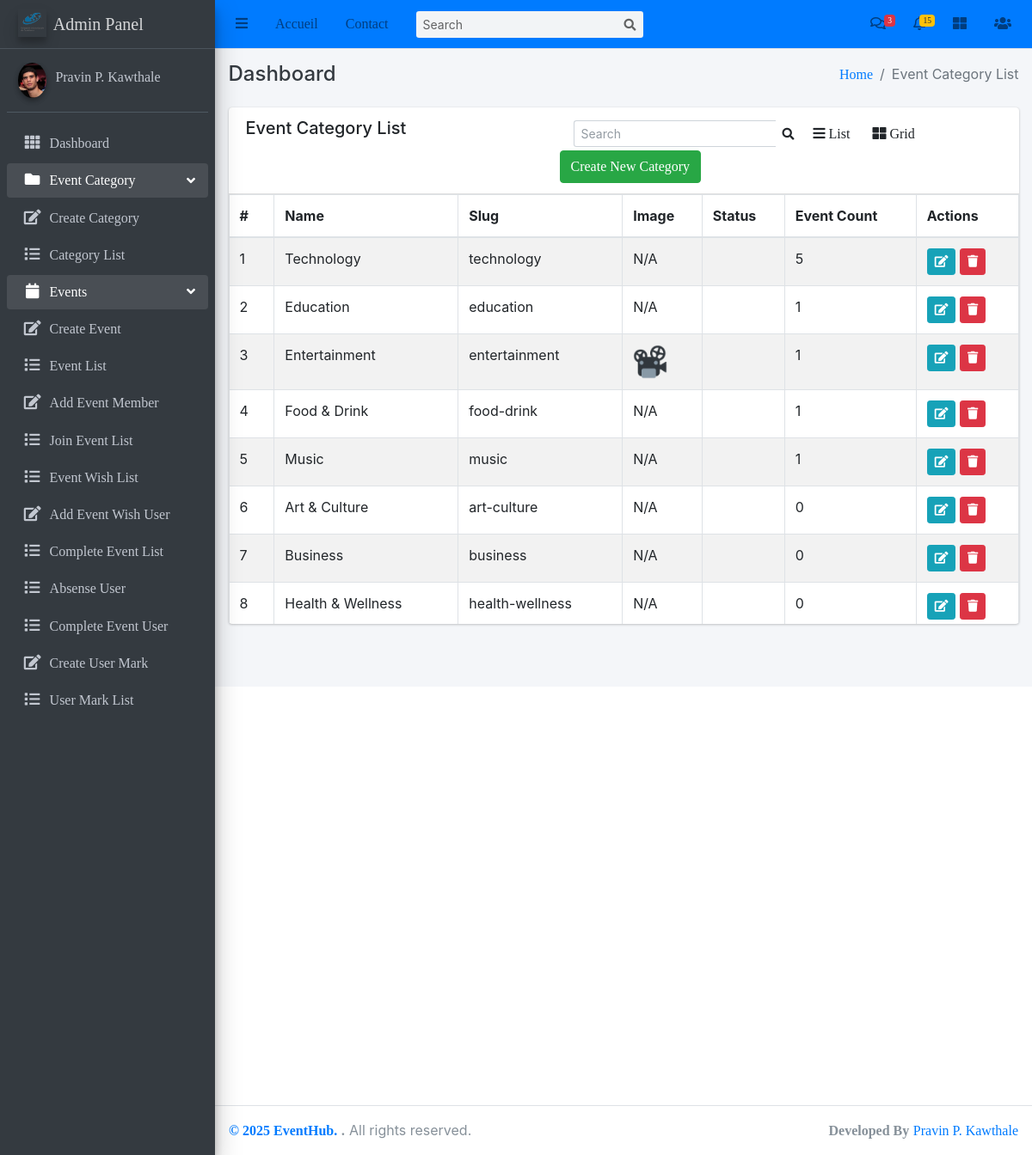
/Events/categories/, run on the app's committed database.
### Event/models.py (models this page shows, shortened)
class Category(models.Model):
    name = models.CharField(max_length=100, unique=True)
    description = models.TextField(blank=True)
    slug = models.SlugField(unique=True, blank=True)
    favicon = models.ImageField(upload_to='category_favicons/', null=True, blank=True)

### Event/views.py (the view)
# urls.py: path('categories/', views.CategoryList.as_view(), name='category_list'),
class CategoryList(ListView):
    model=Category
    template_name='Event/category_list.html'
    context_object_name='categories'
    def get_queryset(self):
        return Category.objects.annotate(
            event_count=Count('events')  # renamed from popularity
        ).order_by('-event_count')

### templates/Event/category_list.html (shortened to what this page needs)
{% extends 'base/base.html' %}
{% block breadcrumb %}Event Category List{% endblock breadcrumb %}
{% block content %}
<div class="row">
    <div class="col-md-12">
        <div class="card">
            <div class="card-header">
                <div class="row">
                    <div class="col-md-5">
                        <h5>Event Category List</h5>
                    </div>
                    <div class="col-md-7">
                        <div class="row">
                            <form class="form-inline ml-3" action="{% url 'category_list' %}" method="POST">
                                <div class="input-group input-group-sm">
                                    <input class="form-control form-control-navbar" name="search" type="search" placeholder="Search" aria-label="Search">
                                    <div class="input-group-append">
                                        <button class="btn btn-navbar" type="submit">
                                            <i class="fas fa-search"></i>
                                        </button>
                                    </div>
                                </div>
                            </form>
                            <a class="btn" onclick="listView()"><i class="fa fa-bars"></i> List</a>
                            <a class="btn active" onclick="gridView()"><i class="fa fa-th-large"></i> Grid</a>
                            <a class="btn btn-success" href="{% url 'create_category' %}">Create New Category</a>
                        </div>
                    </div>
                </div>
            </div>
            <div class="card-body" style="padding: 0;">
                <div style="max-height: 500px; overflow-y: auto;">
                    <table class="table table-striped table-bordered dataTable" role="grid" style="border-collapse: collapse !important; width: 100%;">
                        <thead style="position: sticky; top: 0; background-color: #fff; z-index: 1;">
                            <tr role="row">
                                <th>#</th>
                                <th>Name</th>
                                <th>Slug</th>
                                <th class='ctg_image'>Image</th>
                                <th>Status</th>
                                <th>Event Count</th>
                                <th>Actions</th>
                            </tr>
                        </thead>
                        <tbody>
                            {% for category in categories %}
                              <tr>
                                  <td>{{ forloop.counter }}</td>
                                  <td>{{ category.name }}</td>
                                  <td>{{ category.slug }}</td>
                                  <td class="ctg_image">
                                    {% if category.favicon %}
                                      <img class="ctg_image" src="{{ category.favicon.url }}" alt="Favicon" height="40px">
                                    {% else %}
                                      N/A
                                    {% endif %}
                                  </td>
                                  <td>{{ category.status }}</td>
                                  <td>{{ category.event_count }}</td>
                                  <td>
                                      <a class="btn btn-info btn-sm" href="{% url 'category_update' category.pk %}">
                                          <i class="fa fa-edit"></i>
                                      </a>
                                      <a class="btn btn-danger btn-sm" href="{% url 'category_delete' category.pk %}">
                                          <i class="fa fa-trash"></i>
                                      </a>
                                  </td>
                              </tr>
                            {% empty %}
                              <tr>
                                  <td colspan="7" class="text-center">No categories found.</td>
                              </tr>
                            {% endfor %}
                        </tbody>
                    </table>
                </div>
            </div>
        </div>
    </div>
</div>
{% endblock content %}

### templates/base/base.html (shortened to what this page needs)
<!DOCTYPE html>
<html lang="en">
{% load static %}
<head>
  {% include 'base/header.html' %}
</head>
<body class="hold-transition sidebar-mini layout-fixed layout-navbar-fixed layout-footer-fixed">
<div class="wrapper">
  {% include 'base/navbar.html' %}
  {% include 'base/sidebar.html' %}
  <div class="content-wrapper">
    <div class="content-header">
      <div class="container-fluid">
        <div class="row mb-2">
          <div class="col-sm-6">
            <h4 class="m-0 text-dark">Dashboard</h4>
          </div>
          <div class="col-sm-6">
            <ol class="breadcrumb float-sm-right">
              <li class="breadcrumb-item"><a href="#">Home</a></li>
              <li class="breadcrumb-item active">{% block breadcrumb %}{% endblock breadcrumb %}</li>
            </ol>
          </div>
        </div>
      </div>
    </div>
    <section class="content">
      <div class="container-fluid">
        {% block content %}
        {% endblock content %}
      </div>
    </section>
  </div>
  {% include 'base/footer.html' %}
</div>
</body>
</html>

### templates/base/header.html (shortened to what this page needs)
{% load static %}
<link rel="stylesheet" href="{% static 'plugins/fontawesome-free/css/all.min.css' %}">
<link rel="stylesheet" href="{% static 'plugins/overlayScrollbars/css/OverlayScrollbars.min.css' %}">
<link rel="stylesheet" href="{% static 'css/adminlte.min.css' %}">

### templates/base/navbar.html (shortened to what this page needs)
{% load static %}
<nav class="main-header navbar navbar-expand navbar-primary navbar-light">
    <ul class="navbar-nav">
      <li class="nav-item">
        <a class="nav-link" data-widget="pushmenu" href="#" role="button"><i class="fas fa-bars"></i></a>
      </li>
      <li class="nav-item d-none d-sm-inline-block">
        <a href="#" class="nav-link">Accueil</a>
      </li>
      <li class="nav-item d-none d-sm-inline-block">
        <a href="#" class="nav-link">Contact</a>
      </li>
    </ul>
    <form class="form-inline ml-3">
      <div class="input-group input-group-sm">
        <input class="form-control form-control-navbar" type="search" placeholder="Search" aria-label="Search">
        <div class="input-group-append">
          <button class="btn btn-navbar" type="submit">
            <i class="fas fa-search"></i>
          </button>
        </div>
      </div>
    </form>
    <ul class="navbar-nav ml-auto">
      <li class="nav-item dropdown">
        <a class="nav-link" data-toggle="dropdown" href="#">
          <i class="far fa-comments"></i>
          <span class="badge badge-danger navbar-badge">3</span>
        </a>
      </li>
      <li class="nav-item dropdown">
        <a class="nav-link" data-toggle="dropdown" href="#">
          <span class="badge badge-warning navbar-badge">15</span>
        </a>
      </li>
      <li class="nav-item">
        <a class="nav-link" data-widget="control-sidebar" data-slide="true" href="#" role="button"><i
            class="fas fa-th-large"></i></a>
      </li>
      <li class="nav-item dropdown">
        <a class="nav-link" data-toggle="dropdown" href="#">
          <i class="fas fa-users"></i>
        </a>
      </li>
    </ul>
  </nav>

### templates/base/sidebar.html
{% load static %}
<aside class="main-sidebar sidebar-dark-primary elevation-4">
    <a href="#" class="brand-link">
      <img src="{% static 'img/logo.png' %}" alt="Logo" class="brand-image elevation-3"
           style="opacity: .8">
          <span class="brand-text font-weight-light">Admin Panel</span>
    </a>
    <div class="sidebar">
      <div class="user-panel mt-3 pb-3 mb-3 d-flex">
        <div class="image">
          <img src="{% static 'img/user.jpg' %}" class="img-circle elevation-2" alt="User Image">
        </div>
        <div class="info">
          <a href="#" class="d-block">Pravin P. Kawthale</a>
        </div>
      </div>
      <nav class="mt-2">
        <ul class="nav nav-pills nav-sidebar flex-column" data-widget="treeview" role="menu" data-accordion="false">
          <li class="nav-item">
            <a href="#" class="nav-link">
              <i class="nav-icon fas fa-th"></i>
              <p>
                Dashboard
              </p>
            </a>
          </li>
          <li class="nav-item has-treeview menu-open">
            <a href="#" class="nav-link">
              <i class="nav-icon fas fa-folder"></i>
              <p>
                Event Category
                <i class="right fas fa-angle-left"></i>
              </p>
            </a>
            <ul class="nav nav-treeview">
              <li class="nav-item">
                <a href="{%url 'create_category'%}" class="nav-link">
                  <i class="far fa fa-edit nav-icon"></i>
                  <p>Create Category</p>
                </a>
              </li>
              <li class="nav-item">
                  <a href="{% url 'category_list' %}" class="nav-link">
                      <i class="far fa fa-list nav-icon"></i>
                      <p>Category List</p>
                  </a>
              </li>
            </ul>
          </li>
          <li class="nav-item has-treeview menu-open">
            <a href="#" class="nav-link">
              <i class="nav-icon fas fa-calendar"></i>
              <p>
                Events
                <i class="right fas fa-angle-left"></i>
              </p>
            </a>
            <ul class="nav nav-treeview">
              <li class="nav-item">
                <a href="{% url 'create_event' %}" class="nav-link">
                  <i class="far fa fa-edit nav-icon"></i>
                  <p>Create Event</p>
                </a>
              </li>
              <li class="nav-item">
                <a href="{% url 'event_list' %}" class="nav-link">
                  <i class="far fa fa-list nav-icon"></i>
                  <p>Event List</p>
                </a>
              </li>
              <li class="nav-item">
                <a href="#" class="nav-link">
                  <i class="far fa fa-edit nav-icon"></i>
                  <p>Add Event Member</p>
                </a>
              </li>
              <li class="nav-item">
                <a href="#" class="nav-link">
                  <i class="far fa fa-list nav-icon"></i>
                  <p>Join Event List</p>
                </a>
              </li>
              <li class="nav-item">
                <a href="#" class="nav-link">
                  <i class="far fa fa-list nav-icon"></i>
                  <p>Event Wish List</p>
                </a>
              </li>
              <li class="nav-item">
                <a href="#" class="nav-link">
                  <i class="far fa fa-edit nav-icon"></i>
                  <p>Add Event Wish User</p>
                </a>
              </li>
              <li class="nav-item">
                <a href="#" class="nav-link">
                  <i class="far fa fa-list nav-icon"></i>
                  <p>Complete Event List</p>
                </a>
              </li>
              <li class="nav-item">
                <a href="#" class="nav-link">
                  <i class="far fa fa-list nav-icon"></i>
                  <p>Absense User</p>
                </a>
              </li>
              <li class="nav-item">
                <a href="#" class="nav-link">
                  <i class="far fa fa-list nav-icon"></i>
                  <p>Complete Event User</p>
                </a>
              </li>
              <li class="nav-item">
                <a href="#" class="nav-link">
                  <i class="far fa fa-edit nav-icon"></i>
                  <p>Create User Mark</p>
                </a>
              </li>
              <li class="nav-item">
                <a href="#" class="nav-link">
                  <i class="far fa fa-list nav-icon"></i>
                  <p>User Mark List</p>
                </a>
              </li>
            </ul>
          </li>
        </ul>
      </nav>
    </div>
  </aside>

### templates/base/footer.html
<footer class="main-footer">
    <strong> <a href="#">© 2025 EventHub. </a>.</strong>
    All rights reserved.
    <div class="float-right d-none d-sm-inline-block">
      <b>Developed By</b> <a href="https://github.com/pravin-kavthale">Pravin P. Kawthale</a>
    </div>
</footer>

### templates/base/js.html (shortened to what this page needs)
{% load static %}

### data on the page
Category: name "Technology", slug "technology", favicon "N/A", event_count "5"
Category: name "Education", slug "education", favicon "N/A", event_count "1"
Category: name "Entertainment", slug "entertainment", favicon (picture), event_count "1"
Category: name "Food & Drink", slug "food-drink", favicon "N/A", event_count "1"
Category: name "Music", slug "music", favicon "N/A", event_count "1"
Category: name "Art & Culture", slug "art-culture", favicon "N/A", event_count "0"
Category: name "Business", slug "business", favicon "N/A", event_count "0"
Category: name "Health & Wellness", slug "health-wellness", favicon "N/A", event_count "0"
